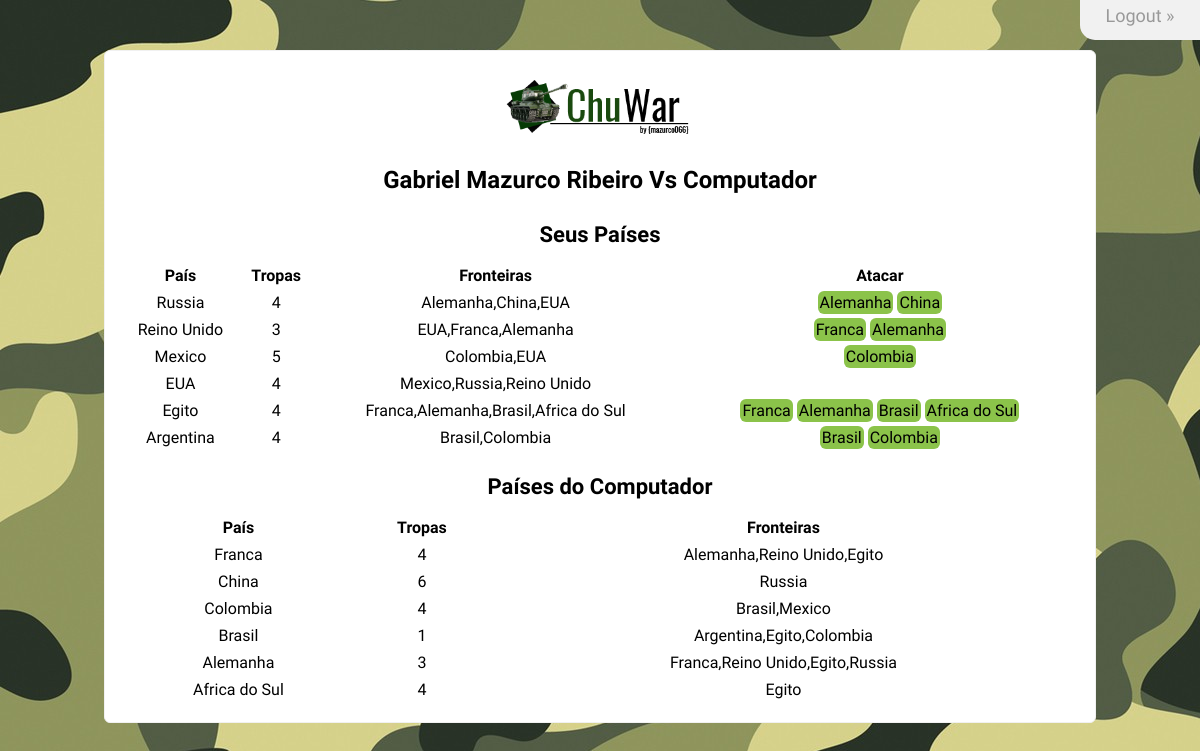
The app's page / (signed in) with its own data.
### tables this page shows
CREATE TABLE `status_paises` (
  `ID` int(11) NOT NULL,
  `Jogo_ID` int(11) NOT NULL,
  `Pais_ID` int(11) NOT NULL,
  `Nome` varchar(50) NOT NULL,
  `tropas` int(11) NOT NULL,
  `Pertence` varchar(50) NOT NULL,
  `fronteiras` varchar(90) DEFAULT NULL
);

### includes/eventos.php (called while the page is built, shortened)
<?php
    $home="http://localhost/ChuvaInc/ChuWar/";
    $title="Chuwar - the Game";
    include("classes/DAO/DB.class.php");
    include("classes/DAO/Usuarios.class.php");
    include("classes/DAO/Jogo.class.php");
    include("classes/bean/Usuario.class.php");
    include("classes/bean/Computador.class.php");
    include("classes/bean/Pais.class.php");
    include("classes/bean/Jogo.class.php");
?>

### classes/bean/Usuario.class.php (called while the page is built, shortened)
<?php
class Usuario{
  private $id;
  private $nome;
  private $paises = NULL;
  public function setId($id){
    $this->id = $id;
  }
  public function getId(){
    return $this->id;
  }
  public function setNome($nome){
    $this->nome = $nome;
  }
  public function getNome(){
    return $this->nome;
  }
  public function setPaises($paises){
		$this->paises = $paises;
	}
	public function getPaises(){
		return $this->paises;
	}
}
?>

### classes/bean/Jogo.class.php (called while the page is built, shortened)
<?php
class Jogo{
  private $usuario;
  private $computador;
  function __construct(Usuario $user){
    $this->usuario = $user;
    $this->computador = new Computador();
    $this->Vpaises = $this->recuperaPaises();
  }
  function getPaisesUsuario(){
    return $this->usuario->getPaises();
  }
  function getPaisesComputador(){
    return $this->computador->getPaises();
  }
  function recuperaPaises(){
    $conexao = new DB;
    $conexao=$conexao->getConnection();
    $rs = $conexao->prepare("SELECT * FROM paises");
    if ($rs->execute()){
      $paises = [];
      while($pais = $rs->fetch(PDO::FETCH_OBJ)){
        $objeto = new Pais();
        $objeto->setID($pais->ID);
        $objeto->setNome($pais->Nome);
        $objeto->setTropas($pais->tropas);
        $objeto->setFronteiras($pais->fronteiras);
        $paises[] = $objeto;
      }
      return $paises;
    }
    else{
      $flash="OPS!... ouve algum erro em nosso Sistema. Por Favor contate administrador!";
      echo $flash;
    }
  }
  function carregaJogo(){
    $conexao = new DB;
    $conexao=$conexao->getConnection();
    $rs = $conexao->prepare("Select ID from jogos where id_usuario = ?");
    $id = $this->usuario->getId();
    $rs->bindParam(1,$id);
    if ($rs->execute()){
      $row = $rs->fetch(PDO::FETCH_OBJ);
      $idJogo = $row->ID;
      $rs = $conexao->prepare("SELECT * from status_paises WHERE Jogo_ID = ? and Pertence = 'Jogador'");
      $rs->bindParam(1,$idJogo);
      $rs->execute();
      if($rs->rowCount() > 0){
        $paisesUs = [];
        while($pais = $rs->fetch(PDO::FETCH_OBJ)){
          $objeto = new Pais();
          $objeto->setID($pais->Pais_ID);
          $objeto->setNome($pais->Nome);
          $objeto->setTropas($pais->tropas);
          $objeto->setFronteiras($pais->fronteiras);
          $paisesUs[] = $objeto;
        }
        $this->usuario->setPaises($paisesUs);
      }
      $rs = $conexao->prepare("SELECT * from status_paises WHERE Jogo_ID = ? and Pertence = 'Computador'");
      $rs->bindParam(1,$idJogo);
      $rs->execute();
      if($rs->rowCount() > 0){
        $paisesCp = [];
        while($pais = $rs->fetch(PDO::FETCH_OBJ)){
          $objeto = new Pais();
          $objeto->setID($pais->Pais_ID);
          $objeto->setNome($pais->Nome);
          $objeto->setTropas($pais->tropas);
          $objeto->setFronteiras($pais->fronteiras);
          $paisesCp[] = $objeto;
        }
        $this->computador->setPaises($paisesCp);
      }
    }
    else{
      $flash="OPS!... ouve algum erro em nosso Sistema. Por Favor contate administrador!";
      echo $flash;
    }
  }
}
 ?>

### classes/bean/Pais.class.php (called while the page is built, shortened)
<?php
class Pais{
	private $ID;
	private $Nome;
	private $tropas;
	private $fronteiras;
	function setID($id){
		$this->ID = $id;
	}
	function getID(){
		return $this->ID;
	}
	function setNome($nome){
		$this->Nome = $nome;
	}
	function getNome(){
		return $this->Nome;
	}
	function setTropas($Tropas){
		$this->tropas = $Tropas;
	}
	function getTropas(){
		return  $this->tropas;
	}
	function setFronteiras($fronteiras){
		$this->fronteiras = $fronteiras;
	}
	function getFronteiras(){
		return $this->fronteiras;
	}
}
?>

### classes/bean/Computador.class.php (called while the page is built)
<?php
class Computador{
  private $paises = NULL;
  public function setPaises($paises){
		$this->paises = $paises;
	}
	public function getPaises(){
		return $this->paises;
	}
}
?>

### includes/imprimeTabela.php (the view)
<p style="text-align: center; font: 400 22px Oswald;"><b>Seus Países</b></p>
<br>
<table width="100%" border="0">
        <tr>
            <th>País</th>
            <th>Tropas</th>
            <th>Fronteiras</th>
            <th>Atacar</th>
        </tr>
        <?php
          foreach ($Vusuario as $key => $value) {
        ?>
        <tr>
          <td style="text-align: center"><?php echo $value->getNome(); ?></td>
          <td style="text-align: center"><?php echo $value->getTropas(); ?></td>
          <td style="text-align: center"><?php echo $value->getFronteiras(); ?></td>
          <td style="text-align: center">
            <?php
              $front = $value->getFronteiras();
              $listaFronteiras = explode(",", $front);
              foreach ($listaFronteiras as $item => $valor){
                foreach ($Vcomputador as $pais => $p) {
                  $nomePais = $p->getNome();
                  $idAtacante = $value->getID();
                  $idDefensor = $p->getID();
                  if(strcmp($valor, $nomePais) == 0){
                    echo '<a id="ataque" href="index.php?acao=atacar&amp;idAtacante='.$idAtacante.'&idDefensor='.$idDefensor.'">'.$nomePais.'</a>';
                  }
                }
              }
            ?>
          </td>
        </tr>
        <?php
          }
         ?>
</table>
<br>
<p style="text-align: center; font: 400 22px Oswald;"><b>Países do Computador</b></p>
<br>
<table width="100%" border="0">
        <tr>
            <th>País</th>
            <th>Tropas</th>
            <th>Fronteiras</th>
        </tr>
        <?php
          foreach ($Vcomputador as $key => $value) {
        ?>
        <tr>
          <td style="text-align: center"><?php echo $value->getNome(); ?></td>
          <td style="text-align: center"><?php echo $value->getTropas(); ?></td>
          <td style="text-align: center"><?php echo $value->getFronteiras(); ?></td>
        </tr>
        <?php
          }
         ?>
</table>

### index.php
<?php
    include("includes/eventos.php");
    if(isset($logado)){
        include("views/home.php");
    }
    else{
        include("views/login.php");
    }
?>

### views/home.php (shortened to what this page needs)
<html>
    <?php
    include("header.php");
    ?>
    <body>
        <div id="cadastro"><a href="index.php?acao=logout" title="Faça logout no Sistema!">Logout &raquo;</a></div>
        <div id="login" class="form bradius" style="top:50px; width: 80%;">
            <div class="logo"><a href="<?php echo $home;?>" title="<?php echo $title;?>"> <img src="img/logo.png" alt="logo" title="logotipo" width="200" height="58" /></a></div>
            <div class="acomodar" style="width: 100%; text-align: center; font: 400 24px Oswald;">
              <?php
                include("includes/carregaJogo.php");
               ?>
            </div>
            <?php
              include("includes/imprimeTabela.php");
             ?>
        </div>
    </body>
</html>

### views/header.php (shortened to what this page needs)
<head>
    <link rel="stylesheet" type="text/css" href="css/estilo.css"/>
</head>

### includes/carregaJogo.php
<?php
$usuario = new Usuario();
$usuario->setId($_SESSION["id"]);
$usuario->setNome($_SESSION["nome"]);
$usuario->setUsername($_SESSION["usuario"]);
$usuario->setSenha($_SESSION["senha"]);
echo "<br><b>".$usuario->getNome()." Vs Computador </b><br><br>";
$jogo = new Jogo($usuario);
if ($jogo->checaExistencia() == 0){
  $jogo->setPaisesUsuario();
  $jogo->setPaisesComputador();
  $Vusuario = $jogo->getPaisesUsuario();
  $Vcomputador = $jogo->getPaisesComputador();
  $jogo->novoJogo($Vusuario, $Vcomputador);
}
else{
  $jogo->carregaJogo();
  $Vusuario = $jogo->getPaisesUsuario();
  $Vcomputador = $jogo->getPaisesComputador();
}
?>

### css/estilo.css (style rules this page uses)
* { margin: 0; padding: 0; outline: none; list-style: none; }
a { text-decoration: none; }
body { font: 300 16px Oswald; background-image: url(../img/camo.jpeg); }
table { border-collapse: separate; border-spacing: 0 8px; margin-top: -8px; }
#login { width: 300px; margin: 0 auto; position: relative; top: 200px; border: 1px solid #f1f1f1; padding: 15px; background: #fff; }
#cadastro { border-bottom-left-radius: 15px; -webkit-border-bottom-left-radius: 15px; -moz-border-bottom-left-radius: 15px; height: 40px; width: 120px; background: #f1f1f1; text-align: center; position: absolute; right: 0; top: 0; z-index: 2; }
#cadastro a { padding-top: 5px; display: block; color: #999; font: 400 18px Oswald; }
#ataque { padding: 2px; margin: 2px; background: #8bc34a; color: #000; width: 50px; height: 40px; border-radius: 6px; -webkit-border-radius: 6px; -moz-border-radius: 6px; }
.logo { width: 200px; height: 58px; margin: 0 auto; padding: 7px; position: relative; top: 5px; }
.acomodar { margin: 0 auto; width: 250px; }
.bradius { border-radius: 6px; -webkit-border-radius: 6px; -moz-border-radius: 6px; }
.txt,.txt:focus,.sb,.sb:hover,#cadastro,#cadastro:hover,#ataque,#ataque:hover { transition: all 0.5s linear; -webkit-transition: all 0.5s linear; -moz-transition: all 0.5s linear; }

### records on screen
status_paises: Nome "Russia", tropas "4", fronteiras "Alemanha,China,EUA"
status_paises: Nome "Alemanha", tropas "3", fronteiras "Franca,Reino Unido,Egito,Russia"
status_paises: Nome "China", tropas "6", fronteiras "Russia"
status_paises: Nome "Reino Unido", tropas "3", fronteiras "EUA,Franca,Alemanha"
status_paises: Nome "Franca", tropas "4", fronteiras "Alemanha,Reino Unido,Egito"
status_paises: Nome "Mexico", tropas "5", fronteiras "Colombia,EUA"
status_paises: Nome "Colombia", tropas "4", fronteiras "Brasil,Mexico"
status_paises: Nome "EUA", tropas "4", fronteiras "Mexico,Russia,Reino Unido"
status_paises: Nome "Egito", tropas "4", fronteiras "Franca,Alemanha,Brasil,Africa do Sul"
status_paises: Nome "Brasil", tropas "1", fronteiras "Argentina,Egito,Colombia"
status_paises: Nome "Africa do Sul", tropas "4", fronteiras "Egito"
status_paises: Nome "Argentina", tropas "4", fronteiras "Brasil,Colombia"

### other values on screen
$usuario->getNome() "Gabriel Mazurco Ribeiro"
